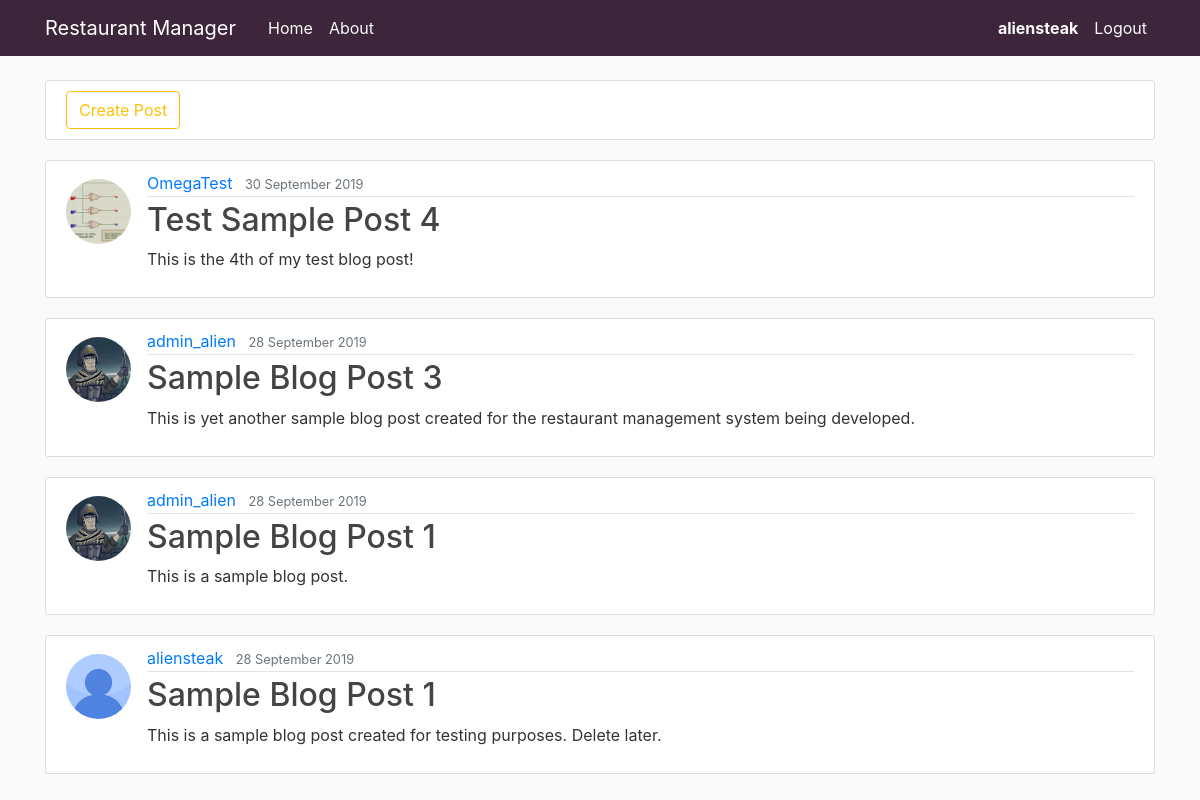
Screenshot of /blog/ (signed in) with the database file from the repository.
### blog/models.py (models this page shows, shortened)
class Post(models.Model):
	title = models.CharField(max_length=100)
	content = models.TextField()
	date_posted = models.DateTimeField(default=timezone.now)
	author = models.ForeignKey(User, on_delete=models.CASCADE)

### users/models.py (models this page shows, shortened)
class Profile(models.Model):
	user = models.OneToOneField(User, on_delete=models.CASCADE)
	image = models.ImageField(default='default.jpg', upload_to='profile_pics')

### blog/views.py (the view)
# urls.py: path('', views.PostListView.as_view(), name="blog-home"),
class PostListView(ListView):
	model = Post
	template_name = 'blog/home.html' # <app>/<model>_<viewtype>.html
	context_object_name = 'posts'
	ordering = ['-date_posted']

### blog/templates/blog/home.html (shortened to what this page needs)
{% extends "blog/base.html" %}
{% block content %}
	<article class="media content-section">
		<button class="btn btn-outline-warning">Create Post</button>
	</article>
	{% for post in posts %}
		<article class="media content-section">
			<img class="rounded-circle article-img mt-2" src="{{ post.author.profile.image.url }}">
			<div class="media-body">
			    <div class="article-metadata">
			      <a class="mr-2" href="#">{{ post.author }}</a>
			      <small class="text-muted">{{ post.date_posted|date:'j F Y' }}</small>
			    </div>
			    <h2><a class="article-title" href="{% url 'blog-detail' post.id %}">{{ post.title }}</a></h2>
			    <p class="article-content">{{ post.content }}</p>
			</div>
		</article>
	{% endfor %}
{% endblock content %}

### blog/templates/blog/nav.html (shortened to what this page needs)
<header class="site-header">
  <nav class="navbar navbar-expand-md navbar-dark bg-steel fixed-top">
    <div class="container">
      <a class="navbar-brand mr-4" href="{% url 'home' %}">Restaurant Manager</a>
      <div class="collapse navbar-collapse" id="navbarToggle">
        <div class="navbar-nav mr-auto">
          <a class="nav-item nav-link" href="{% url 'home' %}">Home</a>
          <a class="nav-item nav-link" href="{% url 'blog-home' %}">About</a>
        </div>
        <div class="navbar-nav">
          {% if user.is_authenticated %}
            <div class="navbar-nav">
              <a class="nav-item nav-link" href="{% url 'users-profile' %}"><b>{{ user.username }}</b></a>
              <a class="nav-item nav-link" href="{% url 'users-logout' %}">Logout</a>
            </div>
          {% else %}
            <a class="nav-item nav-link" href="{% url 'users-login' %}">Login</a>
            <a class="nav-item nav-link" href="{% url 'users-register' %}">Register</a>
          {% endif %}
        </div>
      </div>
    </div>
  </nav>
</header>

### blog/static/blog/css/style.css (style rules this page uses)
:root { --main-accent: #3D253B; --main-accent-text: #FAFAFA; }
body { background: #fafafa; color: #333333; margin-top: 5rem; }
h1, h2, h3, h4, h5, h6 { color: #444444; }
.bg-steel { background-color: var(--main-accent); }
.site-header .navbar-nav .nav-link { color: var(--main-accent-text); }
.content-section { background: #ffffff; padding: 10px 20px; border: 1px solid #dddddd; border-radius: 3px; margin-bottom: 20px; }
.article-title { color: #444444; }
.article-content { white-space: pre-line; }
.article-img { height: 65px; width: 65px; margin-right: 16px; }
.article-metadata { padding-bottom: 1px; margin-bottom: 4px; border-bottom: 1px solid #e3e3e3 }

### rows the page displays
Post: author.profile.image (picture), author "OmegaTest", date_posted "30 September 2019", title "Test Sample Post 4", content "This is the 4th of my test blog post!"
Post: author.profile.image (picture), author "admin_alien", date_posted "28 September 2019", title "Sample Blog Post 3", content "This is yet another sample blog post created for the restaurant management system being developed."
Post: author.profile.image (picture), author "admin_alien", date_posted "28 September 2019", title "Sample Blog Post 1", content "This is a sample blog post."
Post: author.profile.image (placeholder picture), author "aliensteak", date_posted "28 September 2019", title "Sample Blog Post 1", content "This is a sample blog post created for testing purposes. Delete later."

### other values shown
{{ user.username }} "aliensteak"
